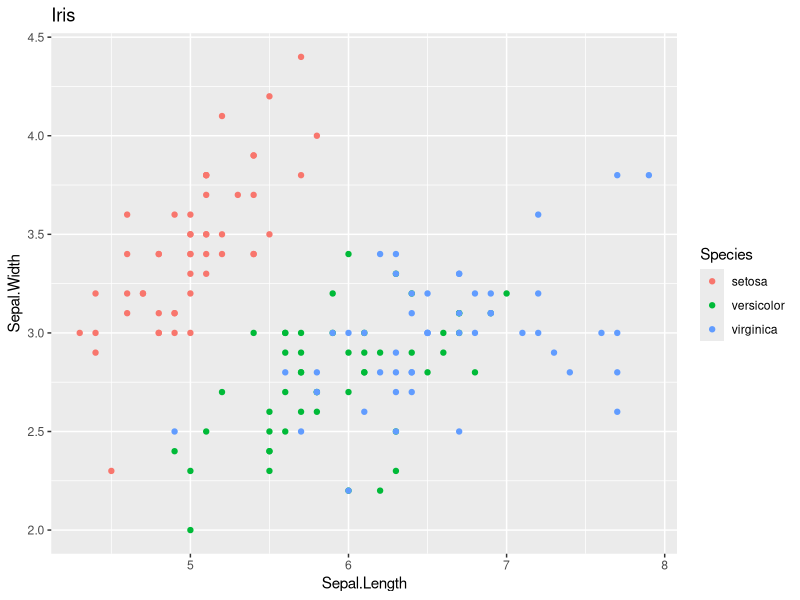
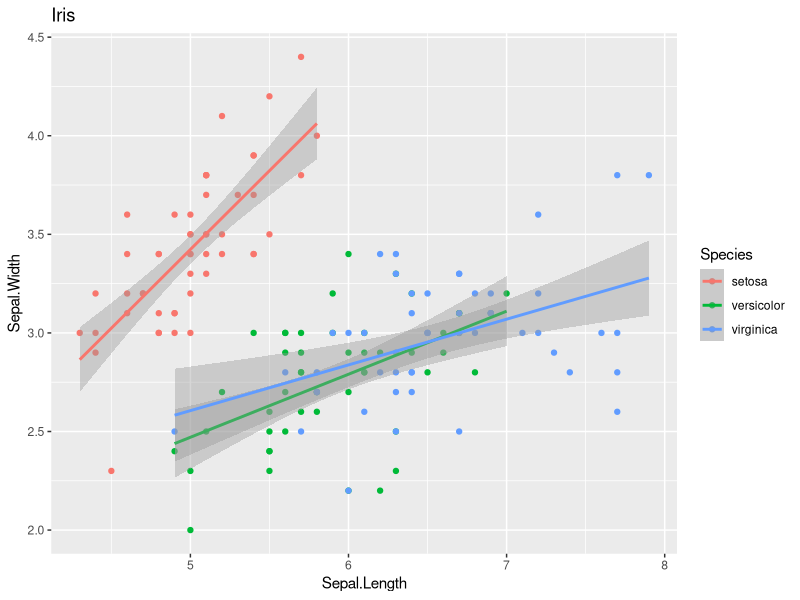
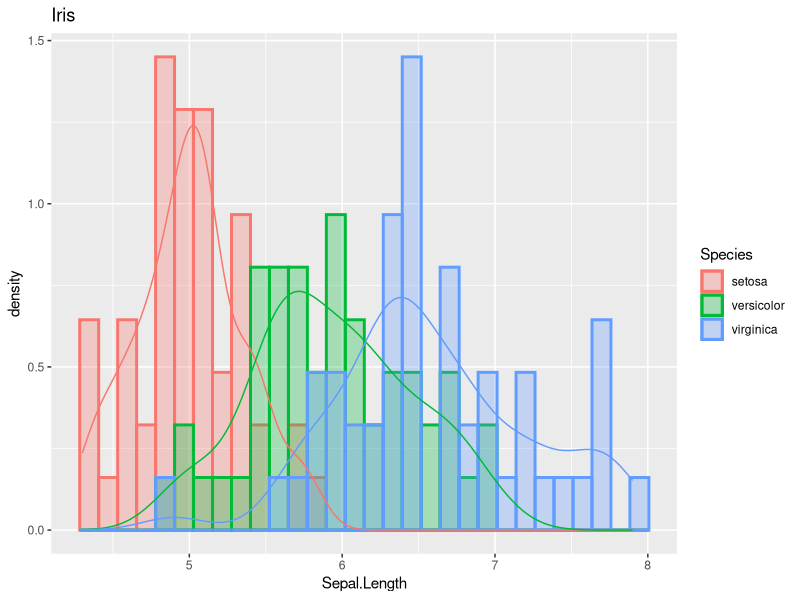
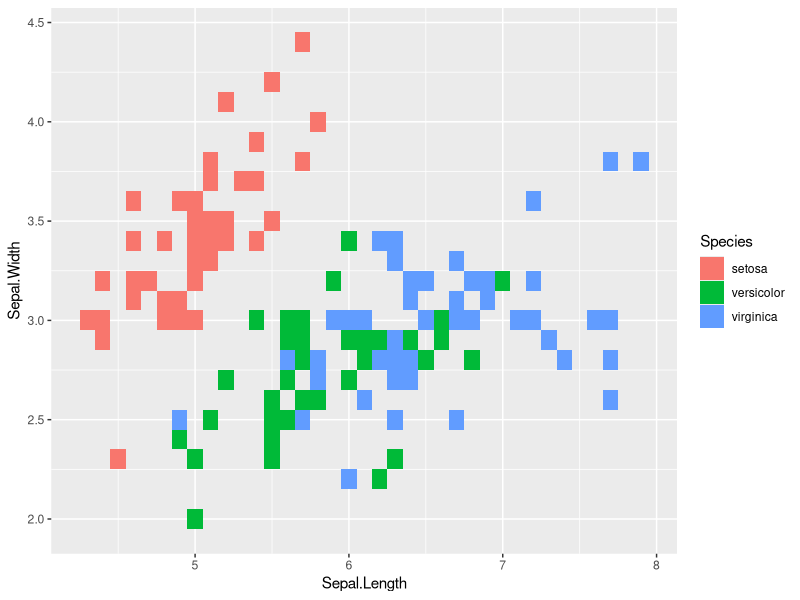
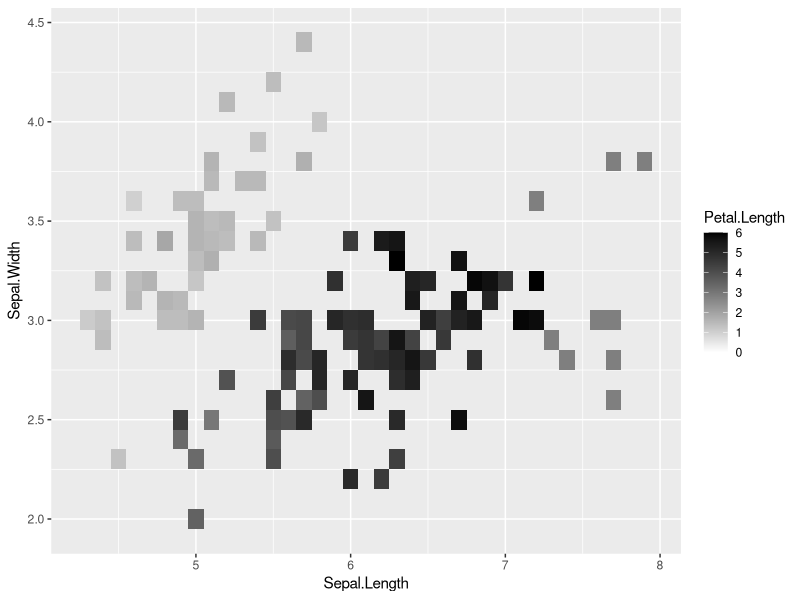
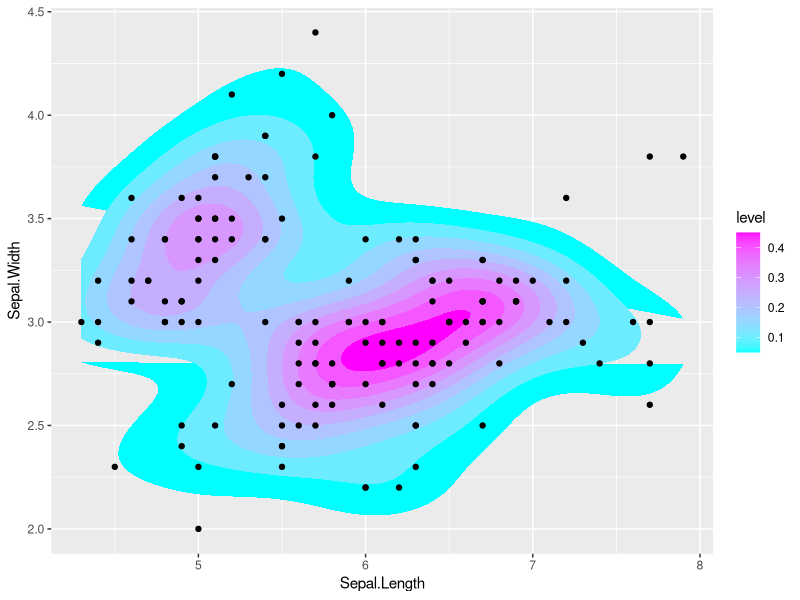
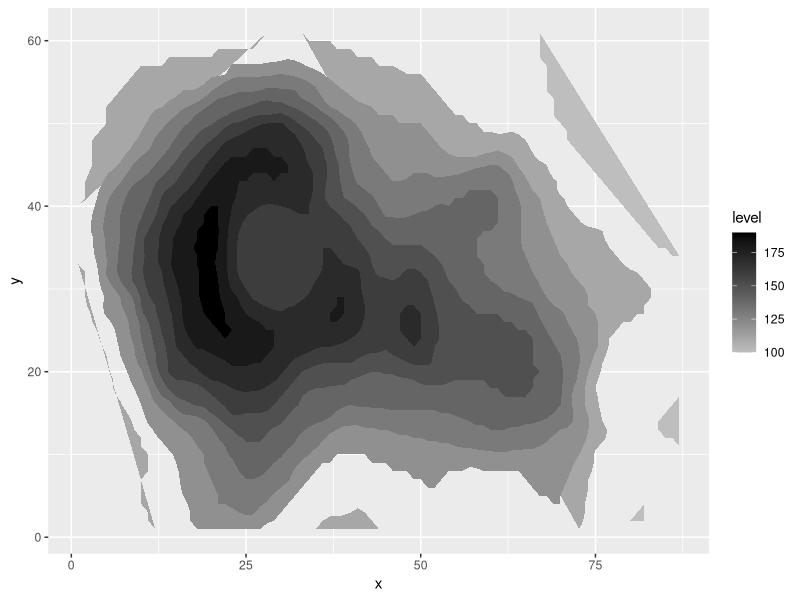
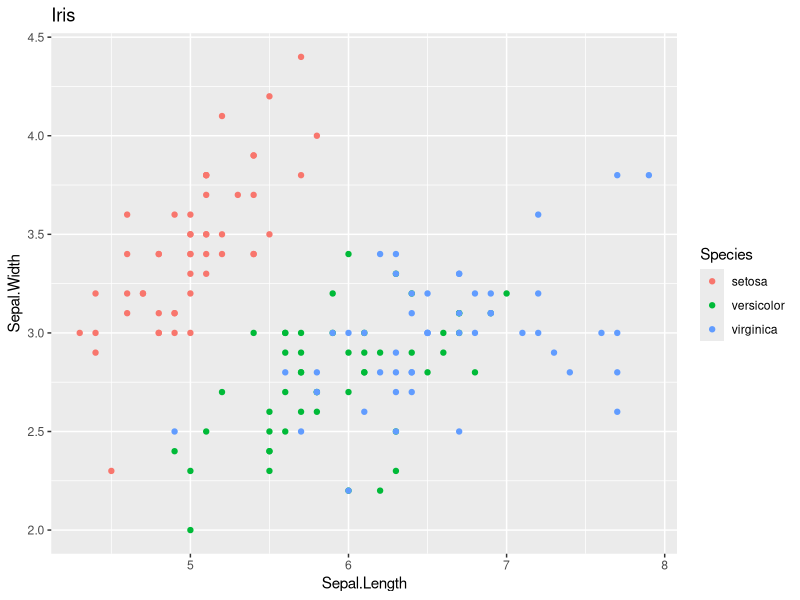

Recreate these plots in R, in order.
require(ggplot2)
require(reshape2)

# change working directory
frame_files <- lapply(sys.frames(), function(x) x$ofile)
frame_files <- Filter(Negate(is.null), frame_files)
setwd(dirname(frame_files[[length(frame_files)]]))

base1 <- ggplot(iris, aes(x = Sepal.Length, y = Sepal.Width))
base2 <- ggplot(iris, aes(x = Sepal.Length, y = Sepal.Width, colour = Species))
base3 <- ggplot(
    iris,
    aes(x = Sepal.Length, y = ..density.., fill = Species, colour = Species)
)

# Hue
g <- base2 + geom_point() +
    labs(title="Iris", x="Sepal.Length", y="Sepal.Width") +
    scale_colour_hue()
    # scale_colour_gradient(low="cyan", high="magenta")
plot(g)
ggsave("img/iris-hue.png", g)

# Smoothing
g <- base2 + geom_point() +
    labs(title="Iris", x="Sepal.Length", y="Sepal.Width") +
    stat_smooth(method="lm")
plot(g)
ggsave("img/iris-smooth.png", g)

# Hist & density
g <- base3 + geom_histogram(alpha=0.3, position="identity", size=1) +
      labs(title="Iris", x="Sepal.Length") +
      geom_density(alpha=0)
plot(g)
ggsave("img/iris-hist.png", g)

# Tile
g <- base1 + geom_tile(aes(fill=Species))
plot(g)
ggsave("img/iris-tile.png", g)

# Tile qplot
g <- qplot(Sepal.Length, Sepal.Width, fill=Petal.Length, data=iris, geom="tile") +
    scale_fill_gradient(limits=c(0, 6), low="white", high="black")
plot(g)
ggsave("img/iris-tile-qplot.png", g)

# Heat map
g <- base1 + stat_density2d(aes(fill=..level..), geom="polygon") +
    scale_fill_continuous(low = "cyan", high = "magenta") +
    geom_point(color = "black")
plot(g)
ggsave("img/iris-heatmap.png", g)

# Contours of 3d data
volcano3d <- melt(volcano)
names(volcano3d) <- c("x", "y", "z")
base4 <- ggplot(volcano3d, aes(x = x, y = y, z = z))

g <- base4 + stat_contour(aes(fill=..level..), geom="polygon") +
    scale_fill_continuous(low = "gray", high = "black")
plot(g)
ggsave("img/volcano-contours.png", g)
